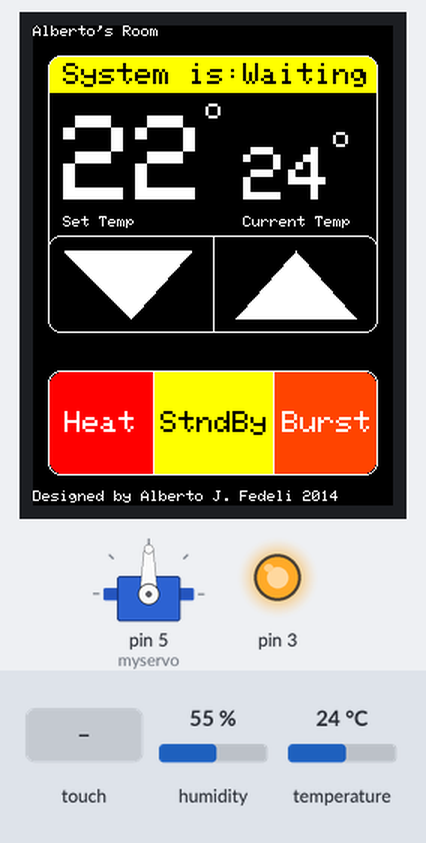
Bench run of a sketch on a simulated Arduino Uno, built with avr-gcc and run on an emulated ATmega328P. Parts: servo, 240×320 colour display, output pins drawn as LEDs (lit = HIGH). The test bench sets the inputs (shaded band); at power-on: temperature 24 °C, humidity 55 %. What the sketch prints to the serial monitor is not drawn.

Above: at 1.5 s.
1.6 s: touch panel pressed at 13 % / 10 % of its raw x / y range
At 2.4 s:
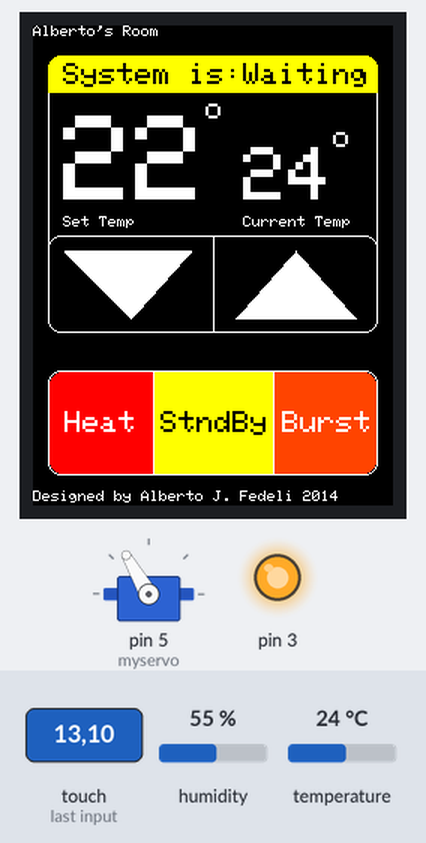
3.2 s: temperature set to 12 °C
At 5.4 s:
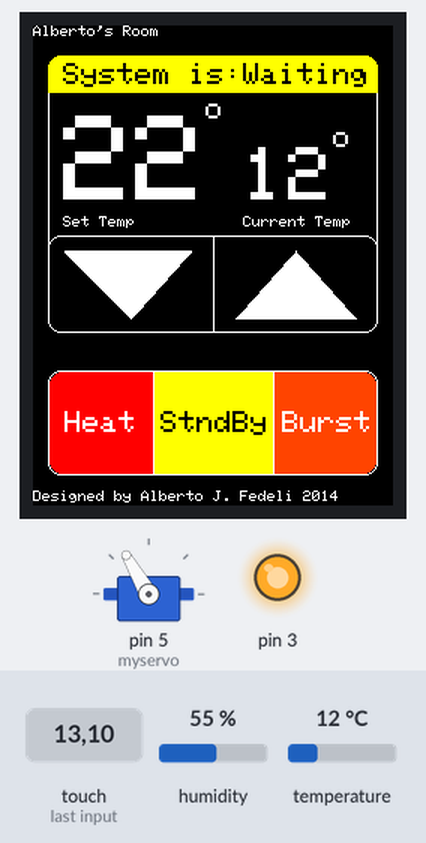
5.9 s: temperature set to 19 °C
At 6.9 s:
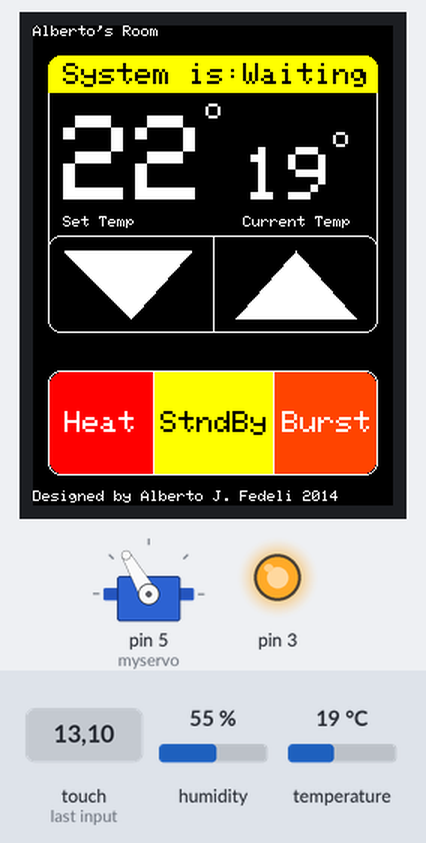
7.9 s: temperature set to 28 °C
At 9.6 s:
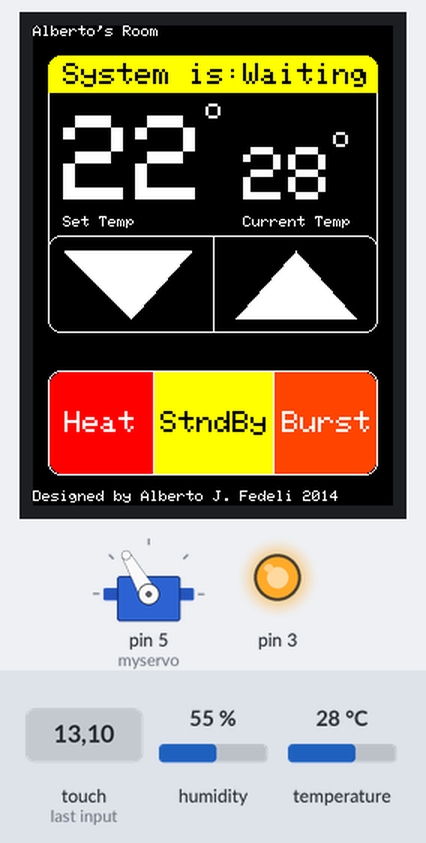
Timing chart, 0 to 11.0 s (numbered marks = the images above; inputs shaded):
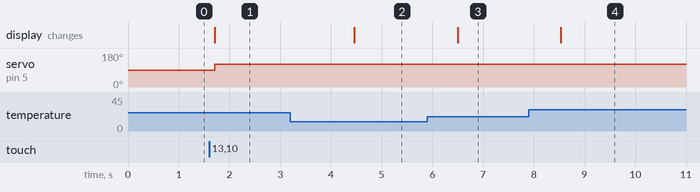

The sketch:

Dorm-Room-Thermostat.ino
```cpp
//       ___ __
//     _{___{__}\
//    {_}      `\)
//   {_}        `            _.-''''--.._
//   {_}                    //'.--.  \___`.
//    { }__,_.--~~~-~~~-~~-::.---. `-.\  `.)
//     `-.{_{_{_{_{_{_{_{_//  -- 8;=- `
//        `-:,_.:,_:,_:,.`\\._ ..'=- ,
//            // // // //`-.`\`   .-'/
//           << << << <<    \ `--'  /----)
//            ^  ^  ^  ^     `-.....--'''
// By Alberto J. Fedeli
// FedelA@rpi.edu
//
// With help from Mark R. Florkowski
// FlorkM@rpi.edu

#include "SPI.h"
#include "Adafruit_GFX.h"
#include "Adafruit_ILI9341.h"
#include <Adafruit_GFX.h>
#include <SPI.h>
#include <Wire.h>
#include <Adafruit_ILI9341.h>
#include <Adafruit_STMPE610.h>
#include <Servo.h>
#include "DHT.h"


// This is calibration data for the raw touch data to the screen coordinates
#define TS_MINX 150
#define TS_MINY 130
#define TS_MAXX 3800
#define TS_MAXY 4000

//This is pin data
#define STMPE_CS 8
#define TFT_CS 10
#define TFT_DC 9
DHT dht(2, DHT11);//temp sensor pin (+5, Data, GND), and type of sensor
Adafruit_STMPE610 ts = Adafruit_STMPE610(STMPE_CS);
Adafruit_ILI9341 tft = Adafruit_ILI9341(TFT_CS, TFT_DC);

//Global Variables
int desiredTemp = 22;
int curentTemp = 20;
int burstTimer = 300; //In seconds
boolean burstMode = false; //false = burst not running, true = burst mode is running
boolean systemState = true; //true = system is in standby, false = system is in auto
boolean heatingMode = true; // false = system is cooling room, true = system in heating room
int timer = 0;
int burstModeStart = 0;
const int minTemp = 15;
const int maxTemp = 30;
Servo myservo;

void blowerHigh()
{
	myservo.write(10);
}

void blowerLow()
{
	myservo.write(120);
}

void setup(void)
{
	myservo.attach(5);
	pinMode(3, OUTPUT);
	digitalWrite(3, HIGH); //HERE BE THE TEST LINE
	Serial.begin(9600);
	dht.begin();
	tft.begin();
	if (!ts.begin())
	{
		Serial.println("Unable to start touch screen.");
	}
	else
	{
		Serial.println("Touch screen started.");
	}

	//Set Background
	tft.fillScreen(ILI9341_BLACK);

	//Run the GUI
	guiWaiting();
	guiDraw();
	guiDrawDesiredTempature();
	guiAutoStndbyMode();
	guiHeatingCoolingMode();
	guiBurstMode();
}

//updates the burstMode button
void guiBurstMode()
{
	if(burstMode == false)
	{
		tft.fillRoundRect(161, 231, 68, 68, 8, tft.color565(255, 70, 0));
		tft.fillRect(161, 231, 59, 68, tft.color565(255, 70, 0));
		tft.setCursor(166, 257);
		tft.setTextColor(ILI9341_WHITE);
		tft.setTextSize(2);
		tft.println("Burst");
	}
}

void guiBurstMode(int time)
{
	if(burstMode == true)
	{
		tft.fillRoundRect(161, 231, 68, 68, 8, ILI9341_BLACK);
		tft.fillRect(161, 231, 59, 68, ILI9341_BLACK);
		tft.setCursor(172, 257);
		tft.setTextColor(ILI9341_WHITE);
		tft.setTextSize(2);
		tft.print(time/60);
		tft.print(":");

		if(time%60<10)
		{
			tft.print("0");
			tft.print(time%60);
		}
		else
		{
			tft.print(time%60);
		}
	}
}

//updates the AutoStandby button
void guiAutoStndbyMode()
{
	if(systemState == true)
	{
		tft.fillRect(81, 231, 79, 68, ILI9341_YELLOW);
		tft.setCursor(85, 257);
		tft.setTextColor(ILI9341_BLACK);
		tft.setTextSize(2);
		tft.println("StndBy");
	}

	if(systemState == false)
	{
		tft.fillRect(81, 231, 79, 68, ILI9341_GREEN);
		tft.setCursor(97, 257);
		tft.setTextColor(ILI9341_WHITE);
		tft.setTextSize(2);
		tft.println("Auto");
	}
}

//updates the HeatingCooling button
void guiHeatingCoolingMode()
{
	if(heatingMode==true)
	{
		tft.fillRoundRect(11, 231, 69, 68, 8, ILI9341_RED);
		tft.fillRect(21, 231, 59, 68, ILI9341_RED);
		tft.setCursor(21, 257);
		tft.setTextColor(ILI9341_WHITE);
		tft.setTextSize(2);
		tft.println("Heat");
	}

	if(heatingMode == false)
	{
		tft.fillRoundRect(11, 231, 69, 68, 8, ILI9341_BLUE);
		tft.fillRect(21, 231, 59, 68, ILI9341_BLUE);
		tft.setCursor(21, 257);
		tft.setTextColor(ILI9341_WHITE);
		tft.setTextSize(2);
		tft.println("Cool");
	}
}

//updates the heater to say "System is: Cooling"
void guiCooling()
{
	tft.fillRoundRect(10, 20, 220, 25, 8, ILI9341_BLUE);
	tft.fillRect(10, 30, 220, 15, ILI9341_BLUE);
	//"System is"
	tft.setCursor(20, 25);
	tft.setTextColor(ILI9341_WHITE);
	tft.setTextSize(2);
	tft.println("System is:");
	tft.setCursor(140, 25);
	tft.setTextColor(ILI9341_WHITE);
	tft.setTextSize(2);
	tft.println("Cooling");

}

//updates the heater to say "System is: Heating"
void guiHeating()
{

	tft.fillRoundRect(10, 20, 220, 25, 8, ILI9341_RED);
	tft.fillRect(10, 30, 220, 15, ILI9341_RED);
	//"System is"
	tft.setCursor(20, 25);
	tft.setTextColor(ILI9341_WHITE);
	tft.setTextSize(2);
	tft.println("System is:");
	tft.setCursor(140, 25);
	tft.setTextColor(ILI9341_WHITE);
	tft.setTextSize(2);
	tft.println("Heating");
}

//updates the heater to say "System is: Waiting"
void guiWaiting()
{

	tft.fillRoundRect(10, 20, 220, 25, 8, ILI9341_YELLOW);
	tft.fillRect(10, 30, 220, 15, ILI9341_YELLOW);
	//"System is"
	tft.setCursor(20, 25);
	tft.setTextColor(ILI9341_BLACK);
	tft.setTextSize(2);
	tft.println("System is:");
	tft.setCursor(140, 25);
	tft.setTextSize(2);
	tft.println("Waiting");
}

//draws the desired temperature
void guiDrawDesiredTempature()
{
	tft.fillRect(15, 55, 95, 65, ILI9341_BLACK);
	tft.setCursor(20, 60);
	tft.setTextColor(ILI9341_WHITE);
	tft.setTextSize(8);
	tft.println(desiredTemp);
}

//draws the current temperature
void guiDrawCurrentTempature(int temp)
{
	Serial.println("temp updated");
	tft.fillRect(140, 80, 60, 40, ILI9341_BLACK);
	tft.setCursor(140, 81);
	tft.setTextColor(ILI9341_WHITE);
	tft.setTextSize(5);
	curentTemp = temp;
	tft.println(temp);
}

void guiDraw()
{
	//Print Location in top left
	tft.setCursor(0, 0);
	tft.setTextColor(ILI9341_WHITE);
	tft.setTextSize(1);
	tft.println("Alberto's Room"); //Location text
	//Top Large Rectangle
	tft.drawRoundRect(10, 20, 220, 185, 8, ILI9341_WHITE);
	//Degree sign for desired temp
	tft.setCursor(115, 48);
	tft.setTextColor(ILI9341_WHITE);
	tft.setTextSize(2);
	tft.println("o");
	//"Set Temp"
	tft.setCursor(20, 127);
	tft.setTextColor(ILI9341_WHITE);
	tft.setTextSize(1);
	tft.println("Set Temp");
	//Degree sign for curent temp
	tft.setCursor(200, 67);
	tft.setTextColor(ILI9341_WHITE);
	tft.setTextSize(2);
	tft.println("o");
	//"Current Temp"
	tft.setCursor(140, 127);
	tft.setTextColor(ILI9341_WHITE);
	tft.setTextSize(1);
	tft.println("Current Temp");
	//Up Triangle
	tft.fillTriangle(175, 150, 135, 195, 215, 195, ILI9341_WHITE);
	//Down Triangle
	tft.fillTriangle(65, 195, 025, 150, 105, 150, ILI9341_WHITE);
	//Box around triangles
	tft.drawRoundRect(10, 140, 220, 65, 8, ILI9341_WHITE);
	//line between each triangle
	tft.drawLine(120, 140, 120, 203, ILI9341_WHITE);
	//Smaller bottom rectangle
	tft.drawRoundRect(10, 230, 220, 70, 8, ILI9341_WHITE);
	//left most line splitting the box into 1/3's
	tft.drawLine(80, 230, 80, 298, ILI9341_WHITE);
	//right most line splitting the box into 1/3's
	tft.drawLine(160, 230, 160, 298, ILI9341_WHITE);
	//"Designed by text" Go ahead, remove it, I'm not even sad. I bet you're adopted.
	tft.setCursor(0, 310);
	tft.setTextColor(ILI9341_WHITE);  tft.setTextSize(1);
	tft.println("Designed by Alberto J. Fedeli 2014");
}
//---------------------------------void loop()---------------------------------------------------------------------------
void loop()
{
	if((timer % 10)==0)
	{
		int temp = dht.readTemperature();
		if(temp != curentTemp)
		{
			Serial.println("temps are not the same");
			guiDrawCurrentTempature(temp);
		}
	}
	else
	{
		digitalWrite(3, HIGH); //HERE BE THE TEST LINE
	}

	if(burstMode == true && (timer % 10) == 0)
	{
		if(burstModeStart == 0)
		{
			burstModeStart = timer;
			Serial.println("burst mode start fixes");
		}
		guiBurstMode((4500 - (timer - burstModeStart))/10);
		if((timer - burstModeStart)==4500)
		{
			burstMode = false;
			guiBurstMode();
		}
	}


	int bufferSize = 0;
	if (!ts.bufferEmpty())
	{
		if (bufferSize = 0)
		{
			bufferSize = ts.bufferSize();
		}

		// Retrieve a point
		TS_Point p = ts.getPoint();
		delay(50);
		// Scale using the calibration #'s
		p.x = map(p.x, TS_MINY, TS_MAXY, 0, tft.height());
		p.y = map(p.y, TS_MINX, TS_MAXX, 0, tft.width());
		int y = tft.height() - p.x;
		int x = p.y;

		//Serial.print(x);
		//Serial.print(" ");
		//Serial.println(y);
		//Serial.println(ts.touched());
		//Serial.println(ts.bufferSize());

		//temp-down
		if (x > 100 && x < 150 && y > 160 && y < 300 && ts.bufferSize()==bufferSize && desiredTemp != minTemp)
		{
			Serial.println("temp down");
			tft.fillTriangle(65, 195, 025, 150, 105, 150, ILI9341_BLUE); //Down Triangle
			desiredTemp-=1;
			delay(100);
			tft.fillTriangle(65, 195, 025, 150, 105, 150, ILI9341_WHITE); //Down Triangle
			guiDrawDesiredTempature();
			if(desiredTemp == minTemp)
			{
				tft.fillTriangle(65, 195, 025, 150, 105, 150, tft.color565(100, 100, 100));
			}
			if(desiredTemp == (maxTemp-1))
			{
				tft.fillTriangle(175, 150, 135, 195, 215, 195, ILI9341_WHITE);
			}
		}

		//temp-up
		if (x > 100 && x < 150 && y > 30 && y < 160 && ts.bufferSize()==bufferSize && desiredTemp != maxTemp)
		{
			Serial.println("temp up");
			tft.fillTriangle(175, 150, 135, 195, 215, 195, ILI9341_RED);
			desiredTemp+=1;
			delay(100);
			tft.fillTriangle(175, 150, 135, 195, 215, 195, ILI9341_WHITE);
			guiDrawDesiredTempature();
			if(desiredTemp == maxTemp)
			{
				tft.fillTriangle(175, 150, 135, 195, 215, 195,tft.color565(100, 100, 100));
			}
			if(desiredTemp == minTemp+1)
			{
				tft.fillTriangle(65, 195, 025, 150, 105, 150, ILI9341_WHITE);
			}
		}

		//heatingMode
		if(x > 170 && x < 220 && y > 215 && y < 300 && ts.bufferSize()==bufferSize)
		{
			heatingMode = !heatingMode;
			guiHeatingCoolingMode();
			burstMode = false;
			guiBurstMode();
			systemState = true;
			guiAutoStndbyMode();
		}

		//mode standby
		if(x > 170 && x < 220 && y > 110 && y < 215 && ts.bufferSize()==bufferSize)
		{
			systemState = !systemState;
			guiAutoStndbyMode();
			burstMode = false;
			guiBurstMode();
		}

		//BurstMode
		if(x > 170 && x < 220 && y > 20 && y < 110 && ts.bufferSize()==bufferSize)
		{
			Serial.println("Burst");
			burstMode = !burstMode;
			burstModeStart = 0;
			guiBurstMode();
		}

		if(systemState == false)
		{
			if(heatingMode == true && desiredTemp > curentTemp)
			{
				guiHeating();
				blowerHigh();
			}
			else if(heatingMode == true && desiredTemp == curentTemp)
			{
				guiWaiting();
				blowerLow();
			}
		}

		if(systemState == true)
		{
			guiWaiting();
			blowerLow();
		}

	}
	delay(100);
	timer+=1;
}
```

Measured:
- after the input at 1.6 s, servo on pin 5 (myservo): 90° → 120° after 0.11 s; the display: changes after 0.11 s (image 1)
- after the input at 3.2 s, the display: changes after 1.3 s (image 2)
- after the input at 5.9 s, the display: changes after 0.60 s (image 3)
- after the input at 7.9 s, the display: changes after 0.63 s (image 4)
